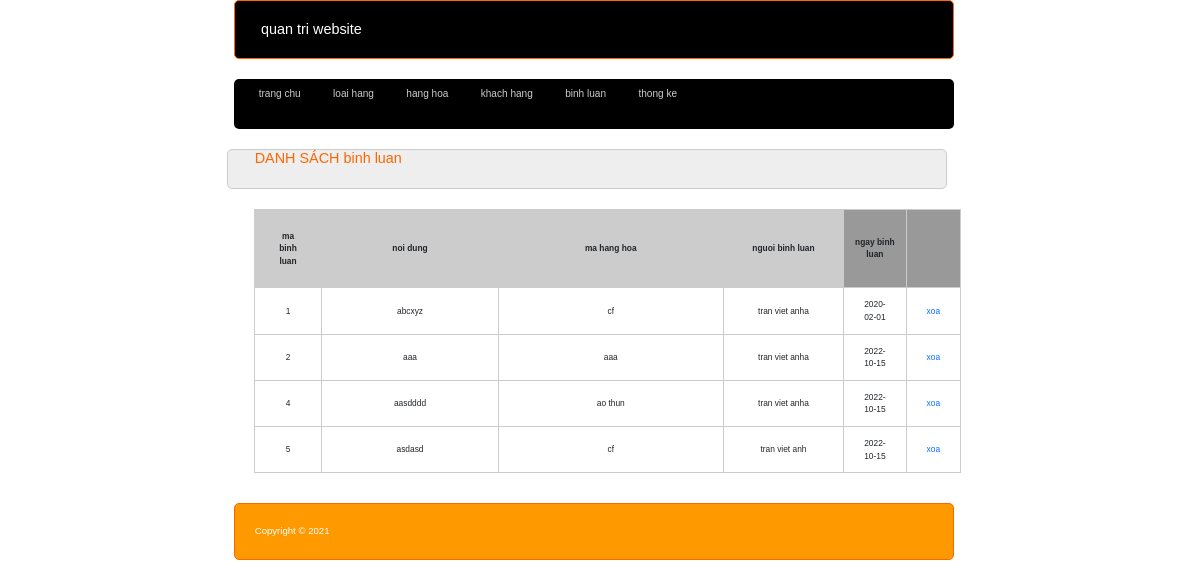
The page /admin/binh-luan/index.php on the database its author committed.
### tables this page shows
CREATE TABLE `binh_luan` (
  `ma_bl` int(10) NOT NULL,
  `noi_dung` varchar(255) NOT NULL,
  `ma_hh` int(20) NOT NULL,
  `ma_kh` varchar(20) NOT NULL,
  `ngay_bl` date NOT NULL
);

CREATE TABLE `hang_hoa` (
  `ma_hh` int(20) NOT NULL,
  `ten_hh` varchar(255) NOT NULL,
  `don_gia` double(10,2) DEFAULT 0.00,
  `giam_gia` float NOT NULL,
  `hinh` varchar(50) DEFAULT NULL,
  `ngay_nhap` date NOT NULL,
  `mo_ta` text DEFAULT NULL,
  `dac_biet` int(11) NOT NULL,
  `so_luot_xem` int(11) NOT NULL DEFAULT 0,
  `idcata` int(20) NOT NULL
);

CREATE TABLE `khach_hang` (
  `ma_kh` varchar(20) NOT NULL,
  `ho_ten` varchar(255) NOT NULL,
  `mat_khau` varchar(255) NOT NULL,
  `email` varchar(255) NOT NULL,
  `hinh` varchar(255) DEFAULT NULL,
  `kich_hoat` bit(1) DEFAULT b'0',
  `vai_tro` bit(1) DEFAULT b'0'
);

### admin/binh-luan/index.php (called while the page is built, shortened)
<?php
require_once "../../dao/binhluan.php";
require_once "../../dao/pdo.php";
if(exist_param("btn_delete")){
    $ma_bl=$_REQUEST['ma_bl'];
    binh_luan_delete($ma_bl);
    $bl= bl_selectall();
    $VIEW_NAME = "list.php";
}
else{
    $sql =binh_luana_all();
}
require "../layout.php";
?>

### dao/pdo.php (called while the page is built, shortened)
<?php
    function pdo_get_connection(){
        $servername = "localhost";
        $username = "root";
        $password = "";
        try {
        $conn = new PDO("mysql:host=$servername;dbname=bshop", $username, $password);
        $conn->setAttribute(PDO::ATTR_ERRMODE, PDO::ERRMODE_EXCEPTION);
        return $conn;
        } catch(PDOException $e) {
        echo "Lỗi kết nối: " . $e->getMessage();
        }
    }
    function pdo_query($sql){
        $sql_args = array_slice(func_get_args(), 1);
        try{
            $conn = pdo_get_connection();
            $stmt = $conn->prepare($sql);
            $stmt->execute($sql_args);
            $rows = $stmt->fetchAll();
            return $rows;
        }
        catch(PDOException $e){
            throw $e;
        }
        finally{
            unset($conn);
        }
    }

### dao/binhluan.php (called while the page is built, shortened)
<?php
require_once 'pdo.php';
   function binh_luana_all(){
   $sql ="  SELECT binh_luan.ma_bl,binh_luan.noi_dung, hang_hoa.ten_hh,khach_hang.ho_ten,binh_luan.ngay_bl
FROM ((binh_luan
INNER JOIN khach_hang ON binh_luan.ma_kh =khach_hang.ma_kh)
INNER JOIN hang_hoa ON binh_luan.ma_hh = hang_hoa.ma_hh)";
    return pdo_query($sql);
}
?>

### admin/binh-luan/list.php (the view)
<div class="row frmtitle">
    <H1>DANH SÁCH binh luan</H1>
</div>
<div class="row frmcontent">
    <div class="row mb10 frmdsloai">
    <table>
        <thead>
            <tr>
                <th>ma binh luan</th>
                <th>noi dung</th>
                <th>ma hang hoa</th>
                <th>nguoi binh luan</th>
                <th>ngay binh luan</th>
                <th></th>
            </tr>
            </thead>
            <tbody>
                <?php
                     foreach( $sql as $loai){
                        extract($loai);
                        ?>
                <td><?=$ma_bl?></td>
                <td><?=$noi_dung?></td>
                <td><?=$ten_hh?></td>
                <td><?=$ho_ten?></td>
                <td><?=$ngay_bl?></td>
                <td>
<a href="index.php?btn_delete&ma_bl=<?=$ma_bl?>">xoa</a>
                </td>
            </tbody>
          <?php }?>
           </table>
    </div>
</div>

### content/css/tc.css (style rules this page uses)
* { box-sizing: border-box; font-family: sans-serif; font-size: 0.7vw; }
.row { float: left; width: 100%; }
.mb10 { margin-bottom: 10px; }
a { text-decoration: none; }
h1 { margin: 20px 0px; font-size: 1.2vw; color: #F60; }
table { width: 100%; border-collapse: collapse; }
th { background-color: #999; padding: 10px; }
th, td { border: 1px #CCC solid; text-align: center; }
.frmtitle { background-color: #EEE; border: 1px #CCC solid; color: #666; border-radius: 5px; padding: 0px 20px; }
.frmcontent { padding: 20px 0px; margin-left: 10px; }
.frmdsloai table { width: 100%; border-collapse: collapse; margin-left: 10px; }
.frmdsloai table th:nth-child(1) { width: 10%; padding: 20px; background-color: #CCC; }
.frmdsloai table th:nth-child(2) { width: 30%; background-color: #CCC; }
.frmdsloai table th:nth-child(3) { width: 40%; background-color: #CCC; }
.frmdsloai table th:nth-child(4) { width: 20%; background-color: #CCC; }
.frmdsloai table td { padding: 10px 20px; border: 1px #CCC solid; }

### rows shown on the page
binh_luan: ma_bl "1", noi_dung "abcxyz", ma_hh.ten_hh "cf", ma_kh.ho_ten "tran viet anha", ngay_bl "2020-02-01"
binh_luan: ma_bl "2", noi_dung "aaa", ma_hh.ten_hh "aaa", ma_kh.ho_ten "tran viet anha", ngay_bl "2022-10-15"
binh_luan: ma_bl "4", noi_dung "aasdddd", ma_hh.ten_hh "ao thun", ma_kh.ho_ten "tran viet anha", ngay_bl "2022-10-15"
binh_luan: ma_bl "5", noi_dung "asdasd", ma_hh.ten_hh "cf", ma_kh.ho_ten "tran viet anh", ngay_bl "2022-10-15"
